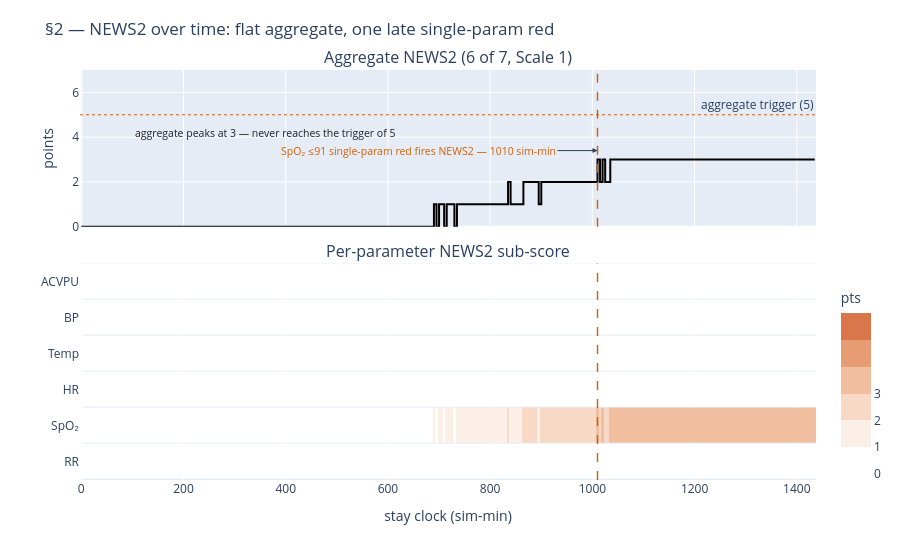

Here is the notebook cell this chart was saved with:
### Markdown cell above
## §2 — NEWS2 over time

### Plain
Now score that same stay with NEWS2. The aggregate barely moves — it **peaks at 3 and
never reaches the urgent threshold of 5**. The single thing that finally trips NEWS2 is
the oxygen reading falling to ≤91% — a single-parameter "red" — and it fires **late**.
The two parameters a nurse adds (blood pressure, consciousness) stay normal throughout,
so even the fuller 6-of-7 score escalates on nothing but that one late oxygen red.

### Dev
The aggregate is `readouts.news2_complete(p)` and the per-parameter strip is
`readouts._news2_complete_subscores(p)` (shape (6, N), rows = `NEWS2_PARAM_LABELS`).
The escalation time is read from the **same comparator path the A/B uses** —
`news2_complete_crossing` / `news2_crossing` (which call `_first_crossing_min` →
`_news2_escalates`); NEWS2 is **not** recomputed here. Heat-strip colour reuses
`palette.WARM_RAMP` as a discrete 0–6 scale. Output: a 2-row Plotly figure
(aggregate line + sub-score heatmap).

### Tech
RCP-2017 escalation is the *earliest-of* rule: aggregate ≥ `NEWS2_TRIGGER` (5) OR any
single parameter scoring a red `NEWS2_RED` (3). On this scenario the aggregate maxes at
3, so an aggregate-only trigger would never fire — the SpO₂ ≤91 red at 1010 sim-min is
the entire escalation (load-bearing, pinned in the self-check). Nurse obs (BP, ACVPU)
are step-held at the 4-hourly round and preserved in band 0, so the complete score
equals the partial here and adds no earlier crossing. Failure mode: a synth change that
lifted the aggregate to 5 would make NEWS2 fire aggregate-first — the assertions catch it.

### Code cell
agg = news2_complete(p)               # 6-of-7 aggregate (equals the 4-param partial here)
sub6 = _news2_complete_subscores(p)   # (6, N) per-parameter Scale-1 sub-scores
cross = news2_complete_crossing(p)    # == news2_crossing(p) == 1010.0 (single-source fire-time)

# discrete warm colourscale keyed to the comparator's own 0–6 points field
_cscale = []
for i, c in enumerate(pal.WARM_RAMP):
    _cscale.append([i / 6, c])
    _cscale.append([min((i + 1) / 6, 1.0), c])

fig2 = make_subplots(rows=2, cols=1, shared_xaxes=True, vertical_spacing=0.09,
                     row_heights=[0.42, 0.58],
                     subplot_titles=["Aggregate NEWS2 (6 of 7, Scale 1)",
                                     "Per-parameter NEWS2 sub-score"])
fig2.add_trace(go.Scatter(x=t, y=agg, mode="lines", line_shape="hv", showlegend=False,
                          line=dict(color=pal.COMPARATOR, width=2)), row=1, col=1)
fig2.add_hline(y=NEWS2_TRIGGER, line=dict(color=pal.THRESHOLD, width=1, dash="dot"),
               annotation_text=f"aggregate trigger ({NEWS2_TRIGGER})", row=1, col=1)
fig2.add_trace(go.Heatmap(x=t, y=list(NEWS2_PARAM_LABELS), z=sub6, zmin=0, zmax=6,
                          colorscale=_cscale, showscale=True, xgap=0, ygap=1,
                          colorbar=dict(title="pts", tickvals=[0, 1, 2, 3], len=0.5, y=0.24)),
               row=2, col=1)
if cross is not None:
    fig2.add_vline(x=cross, line=dict(color=pal.THRESHOLD, width=1.4, dash="dash"))
    fig2.add_annotation(x=cross, y=NEWS2_RED + 0.4, row=1, col=1, showarrow=True, arrowhead=2,
                        text=f"SpO₂ ≤91 single-param red fires NEWS2 — {cross:.0f} sim-min",
                        font=dict(size=10.5, color=pal.THRESHOLD), xanchor="right", ax=-40, ay=0)
fig2.add_annotation(x=float(t[len(t) // 4]), y=4.2, row=1, col=1, showarrow=False,
                    text=f"aggregate peaks at {int(agg.max())} — never reaches the trigger of "
                         f"{NEWS2_TRIGGER}", font=dict(size=10.5, color=pal.ANNOTATION))
fig2.update_yaxes(title_text="points", range=[0, 7], row=1, col=1)
fig2.update_xaxes(title_text="stay clock (sim-min)", row=2, col=1)
fig2.update_layout(title="§2 — NEWS2 over time: flat aggregate, one late single-param red",
                   height=560, margin=dict(t=70))
fig2.write_html(str(_root / "outputs" / "10_s2_news2_over_time.html"))
fig2

### Figure 1 — Plotly figure (JSON) as saved in the notebook; plotly's stock layout.template omitted (floating-point values rounded to 4 significant figures; data arrays with more than 128 entries replaced by an {"elided": "..."} marker saying what was removed)
{"data": [{"line": {"color": "#000000", "shape": "hv", "width": 2}, "mode": "lines", "showlegend": false, "type": "scatter", "x": {"elided": "288 float values"}, "xaxis": "x", "y": {"elided": "288 int values"}, "yaxis": "y"}, {"colorbar": {"len": 0.5, "tickvals": [0, 1, 2, 3], "title": {"text": "pts"}, "y": 0.24}, "colorscale": [[0.0, "#FFFFFF"], [0.1667, "#FFFFFF"], [0.1667, "#FBEFE7"], [0.3333, "#FBEFE7"], [0.3333, "#F7D9C6"], [0.5, "#F7D9C6"], [0.5, "#F1BE9F"], [0.6667, "#F1BE9F"], [0.6667, "#E79C74"], [0.8333, "#E79C74"], [0.8333, "#D9764A"], [1.0, "#D9764A"], [1.0, "#C4532D"], [1.0, "#C4532D"]], "showscale": true, "type": "heatmap", "x": {"elided": "288 float values"}, "xaxis": "x2", "xgap": 0, "y": ["RR", "SpO₂", "HR", "Temp", "BP", "ACVPU"], "yaxis": "y2", "ygap": 1, "z": {"elided": "6x288 int values"}, "zmax": 6, "zmin": 0}], "layout": {"annotations": [{"font": {"size": 16}, "showarrow": false, "text": "Aggregate NEWS2 (6 of 7, Scale 1)", "x": 0.5, "xanchor": "center", "xref": "paper", "y": 1.0, "yanchor": "bottom", "yref": "paper"}, {"font": {"size": 16}, "showarrow": false, "text": "Per-parameter NEWS2 sub-score", "x": 0.5, "xanchor": "center", "xref": "paper", "y": 0.5278, "yanchor": "bottom", "yref": "paper"}, {"showarrow": false, "text": "aggregate trigger (5)", "x": 1, "xanchor": "right", "xref": "x domain", "y": 5, "yanchor": "bottom", "yref": "y"}, {"arrowhead": 2, "ax": -40, "ay": 0, "font": {"color": "#D55E00", "size": 10.5}, "showarrow": true, "text": "SpO₂ ≤91 single-param red fires NEWS2 — 1010 sim-min", "x": 1010.0, "xanchor": "right", "xref": "x", "y": 3.4, "yref": "y"}, {"font": {"color": "#222222", "size": 10.5}, "showarrow": false, "text": "aggregate peaks at 3 — never reaches the trigger of 5", "x": 360.0, "xref": "x", "y": 4.2, "yref": "y"}], "height": 560, "margin": {"t": 70}, "shapes": [{"line": {"color": "#D55E00", "dash": "dot", "width": 1}, "type": "line", "x0": 0, "x1": 1, "xref": "x domain", "y0": 5, "y1": 5, "yref": "y"}, {"line": {"color": "#D55E00", "dash": "dash", "width": 1.4}, "type": "line", "x0": 1010.0, "x1": 1010.0, "xref": "x", "y0": 0, "y1": 1, "yref": "y domain"}, {"line": {"color": "#D55E00", "dash": "dash", "width": 1.4}, "type": "line", "x0": 1010.0, "x1": 1010.0, "xref": "x2", "y0": 0, "y1": 1, "yref": "y2 domain"}], "title": {"text": "§2 — NEWS2 over time: flat aggregate, one late single-param red"}, "xaxis": {"anchor": "y", "domain": [0.0, 1.0], "matches": "x2", "showticklabels": false}, "xaxis2": {"anchor": "y2", "domain": [0.0, 1.0], "title": {"text": "stay clock (sim-min)"}}, "yaxis": {"anchor": "x", "domain": [0.6178, 1.0], "range": [0, 7], "title": {"text": "points"}}, "yaxis2": {"anchor": "x2", "domain": [0.0, 0.5278]}}}
